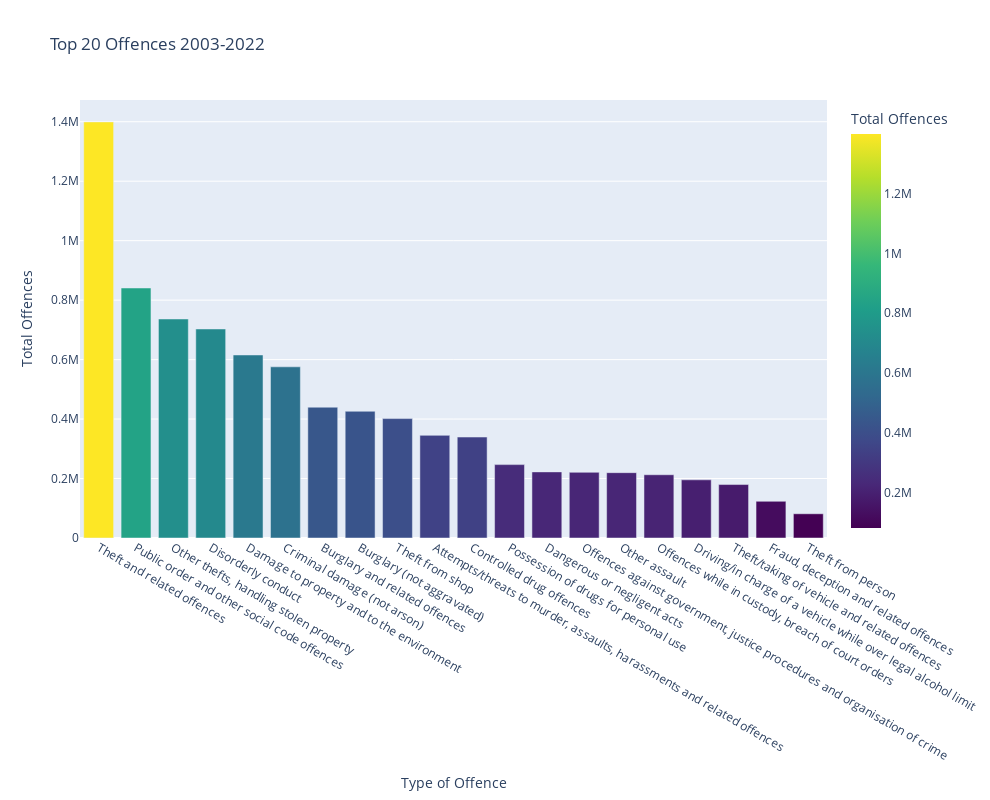

Notebook source saved alongside this figure:
### Code cell
# Visualise Top 20 'Type of Offence'

fig = px.bar(  
    data_frame=top20,    
    x=top20.index,   y='VALUE', 
    title='Top 20 Offences 2003-2022',
    width=990, height=800, labels={'VALUE': 'Total Offences'},
    # [1] color scales
    color='VALUE', color_continuous_scale=px.colors.sequential.Viridis)

# [2] order the barchart
fig.update_layout(xaxis = {"categoryorder":"total descending"})
fig.show()

### Figure 1 — Plotly figure (JSON) as saved in the notebook; plotly's stock layout.template omitted (floating-point values rounded to 4 significant figures)
{"data": [{"alignmentgroup": "True", "hovertemplate": "Type of Offence=%{x}<br>Total Offences=%{marker.color}<extra></extra>", "legendgroup": "", "marker": {"color": [1399441, 840858, 736580, 702980, 615534, 575714, 439953, 426238, 401613, 345229, 339480, 246839, 222381, 220909, 219724, 212753, 195670, 179772, 123386, 81476], "coloraxis": "coloraxis", "pattern": {"shape": ""}}, "name": "", "offsetgroup": "", "orientation": "v", "showlegend": false, "textposition": "auto", "type": "bar", "x": ["Theft and related offences", "Public order and other social code offences", "Other thefts, handling stolen property", "Disorderly conduct", "Damage to property and to the environment", "Criminal damage (not arson)", "Burglary and related offences", "Burglary (not aggravated)", "Theft from shop", "Attempts/threats to murder, assaults, harassments and related offences", "Controlled drug offences", "Possession of drugs for personal use", "Dangerous or negligent acts", "Offences against government, justice procedures and organisation of crime", "Other assault", "Offences while in custody, breach of court orders", "Driving/in charge of a vehicle while over legal alcohol limit", "Theft/taking of vehicle and related offences", "Fraud, deception and related offences", "Theft from person"], "xaxis": "x", "y": [1399441, 840858, 736580, 702980, 615534, 575714, 439953, 426238, 401613, 345229, 339480, 246839, 222381, 220909, 219724, 212753, 195670, 179772, 123386, 81476], "yaxis": "y"}], "layout": {"barmode": "relative", "coloraxis": {"colorbar": {"title": {"text": "Total Offences"}}, "colorscale": [[0, "#440154"], [0.1111, "#482878"], [0.2222, "#3e4989"], [0.3333, "#31688e"], [0.4444, "#26828e"], [0.5556, "#1f9e89"], [0.6667, "#35b779"], [0.7778, "#6ece58"], [0.8889, "#b5de2b"], [1, "#fde725"]]}, "height": 800, "legend": {"tracegroupgap": 0}, "title": {"text": "Top 20 Offences 2003-2022"}, "width": 990, "xaxis": {"anchor": "y", "categoryorder": "total descending", "domain": [0, 1], "title": {"text": "Type of Offence"}}, "yaxis": {"anchor": "x", "domain": [0, 1], "title": {"text": "Total Offences"}}}}
